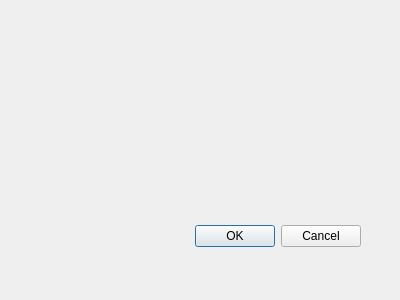
<?xml version="1.0" encoding="UTF-8"?>
<ui version="4.0">
 <class>BasicDialog1</class>
 <widget class="QDialog" name="BasicDialog1">
  <property name="geometry">
   <rect>
    <x>0</x>
    <y>0</y>
    <width>400</width>
    <height>300</height>
   </rect>
  </property>
  <property name="windowTitle">
   <string>Dialog</string>
  </property>
  <widget class="QDialogButtonBox" name="buttonBox">
   <property name="geometry">
    <rect>
     <x>20</x>
     <y>220</y>
     <width>341</width>
     <height>32</height>
    </rect>
   </property>
   <property name="orientation">
    <enum>Qt::Horizontal</enum>
   </property>
   <property name="standardButtons">
    <set>QDialogButtonBox::Cancel|QDialogButtonBox::Ok</set>
   </property>
  </widget>
 </widget>
 <resources/>
 <connections/>
</ui>
